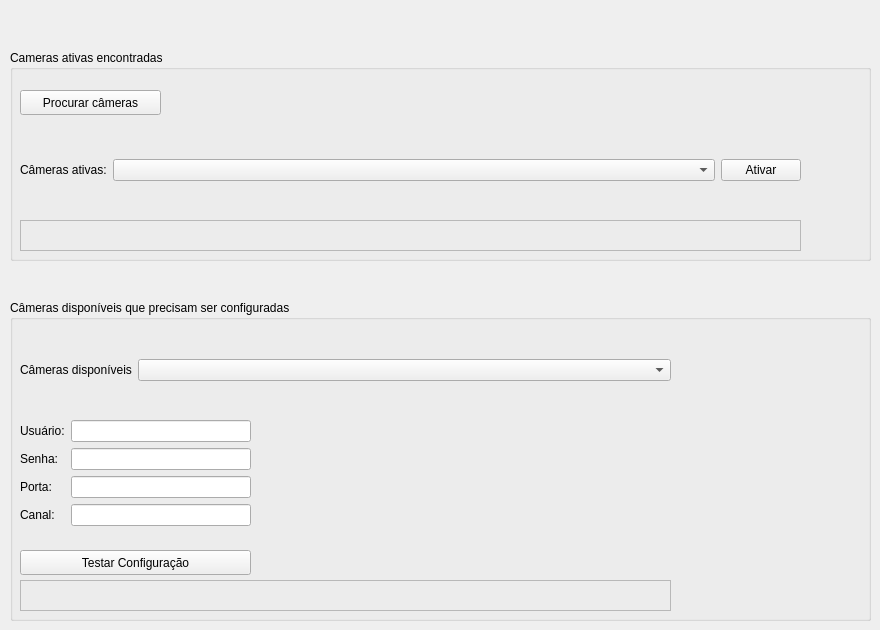
   <widget class="QWidget" name="tabAddCam">
    <attribute name="title">
     <string>Configurar Câmera</string>
    </attribute>
    <widget class="QGroupBox" name="groupBox_2">
     <property name="geometry">
      <rect>
       <x>10</x>
       <y>50</y>
       <width>861</width>
       <height>211</height>
      </rect>
     </property>
     <property name="title">
      <string>Cameras ativas encontradas</string>
     </property>
     <widget class="QWidget" name="gridLayoutWidget_3">
      <property name="geometry">
       <rect>
        <x>10</x>
        <y>80</y>
        <width>781</width>
        <height>81</height>
       </rect>
      </property>
      <layout class="QGridLayout" name="gridLayout_3">
       <item row="0" column="2">
        <widget class="QPushButton" name="btnAtivarCam">
         <property name="text">
          <string>Ativar</string>
         </property>
        </widget>
       </item>
       <item row="0" column="0">
        <widget class="QLabel" name="label_23">
         <property name="sizePolicy">
          <sizepolicy hsizetype="Maximum" vsizetype="Preferred">
           <horstretch>0</horstretch>
           <verstretch>0</verstretch>
          </sizepolicy>
         </property>
         <property name="text">
          <string>Câmeras ativas:</string>
         </property>
        </widget>
       </item>
       <item row="0" column="1">
        <widget class="QComboBox" name="comboBoxCamAtivas">
         <property name="sizePolicy">
          <sizepolicy hsizetype="MinimumExpanding" vsizetype="Fixed">
           <horstretch>0</horstretch>
           <verstretch>0</verstretch>
          </sizepolicy>
         </property>
        </widget>
       </item>
      </layout>
     </widget>
     <widget class="QPushButton" name="btnProcurarCam">
      <property name="geometry">
       <rect>
        <x>10</x>
        <y>40</y>
        <width>141</width>
        <height>25</height>
       </rect>
      </property>
      <property name="text">
       <string>Procurar câmeras</string>
      </property>
     </widget>
     <widget class="QLabel" name="lblStatusProcurarCam">
      <property name="geometry">
       <rect>
        <x>10</x>
        <y>170</y>
        <width>781</width>
        <height>31</height>
       </rect>
      </property>
      <property name="frameShape">
       <enum>QFrame::StyledPanel</enum>
      </property>
      <property name="frameShadow">
       <enum>QFrame::Sunken</enum>
      </property>
      <property name="text">
       <string/>
      </property>
     </widget>
    </widget>
    <widget class="QGroupBox" name="groupBox_3">
     <property name="geometry">
      <rect>
       <x>10</x>
       <y>300</y>
       <width>861</width>
       <height>321</height>
      </rect>
     </property>
     <property name="title">
      <string>Câmeras disponíveis que precisam ser configuradas</string>
     </property>
     <widget class="QWidget" name="gridLayoutWidget_4">
      <property name="geometry">
       <rect>
        <x>10</x>
        <y>30</y>
        <width>651</width>
        <height>81</height>
       </rect>
      </property>
      <layout class="QGridLayout" name="gridLayout_4">
       <item row="0" column="0">
        <widget class="QLabel" name="label_26">
         <property name="sizePolicy">
          <sizepolicy hsizetype="Maximum" vsizetype="Preferred">
           <horstretch>0</horstretch>
           <verstretch>0</verstretch>
          </sizepolicy>
         </property>
         <property name="text">
          <string>Câmeras disponíveis</string>
         </property>
        </widget>
       </item>
       <item row="0" column="1">
        <widget class="QComboBox" name="comboBoxCamEncontradas">
         <property name="sizePolicy">
          <sizepolicy hsizetype="MinimumExpanding" vsizetype="Fixed">
           <horstretch>0</horstretch>
           <verstretch>0</verstretch>
          </sizepolicy>
         </property>
        </widget>
       </item>
      </layout>
     </widget>
     <widget class="QLabel" name="lblStatusTestarCam">
      <property name="geometry">
       <rect>
        <x>10</x>
        <y>280</y>
        <width>651</width>
        <height>31</height>
       </rect>
      </property>
      <property name="frameShape">
       <enum>QFrame::StyledPanel</enum>
      </property>
      <property name="frameShadow">
       <enum>QFrame::Sunken</enum>
      </property>
      <property name="text">
       <string/>
      </property>
     </widget>
     <widget class="QWidget" name="formLayoutWidget_2">
      <property name="geometry">
       <rect>
        <x>10</x>
        <y>120</y>
        <width>231</width>
        <height>120</height>
       </rect>
      </property>
      <layout class="QFormLayout" name="formLayout">
       <item row="0" column="0">
        <widget class="QLabel" name="label_33">
         <property name="text">
          <string>Usuário:</string>
         </property>
        </widget>
       </item>
       <item row="0" column="1">
        <widget class="QLineEdit" name="txtUserCamDisponivel"/>
       </item>
       <item row="1" column="0">
        <widget class="QLabel" name="label_34">
         <property name="text">
          <string>Senha:</string>
         </property>
        </widget>
       </item>
       <item row="1" column="1">
        <widget class="QLineEdit" name="txtPasswdCamDisponivel"/>
       </item>
       <item row="2" column="0">
        <widget class="QLabel" name="label_35">
         <property name="text">
          <string>Porta:</string>
         </property>
        </widget>
       </item>
       <item row="2" column="1">
        <widget class="QLineEdit" name="txtPortaCamDisponivel"/>
       </item>
       <item row="3" column="0">
        <widget class="QLabel" name="label_36">
         <property name="text">
          <string>Canal:</string>
         </property>
        </widget>
       </item>
       <item row="3" column="1">
        <widget class="QLineEdit" name="txtCanalCamDiponivel"/>
       </item>
      </layout>
     </widget>
     <widget class="QPushButton" name="btnTestarConfigCam">
      <property name="geometry">
       <rect>
        <x>10</x>
        <y>250</y>
        <width>231</width>
        <height>25</height>
       </rect>
      </property>
      <property name="sizePolicy">
       <sizepolicy hsizetype="Fixed" vsizetype="Fixed">
        <horstretch>0</horstretch>
        <verstretch>0</verstretch>
       </sizepolicy>
      </property>
      <property name="text">
       <string>Testar Configuração</string>
      </property>
     </widget>
    </widget>
   </widget>
